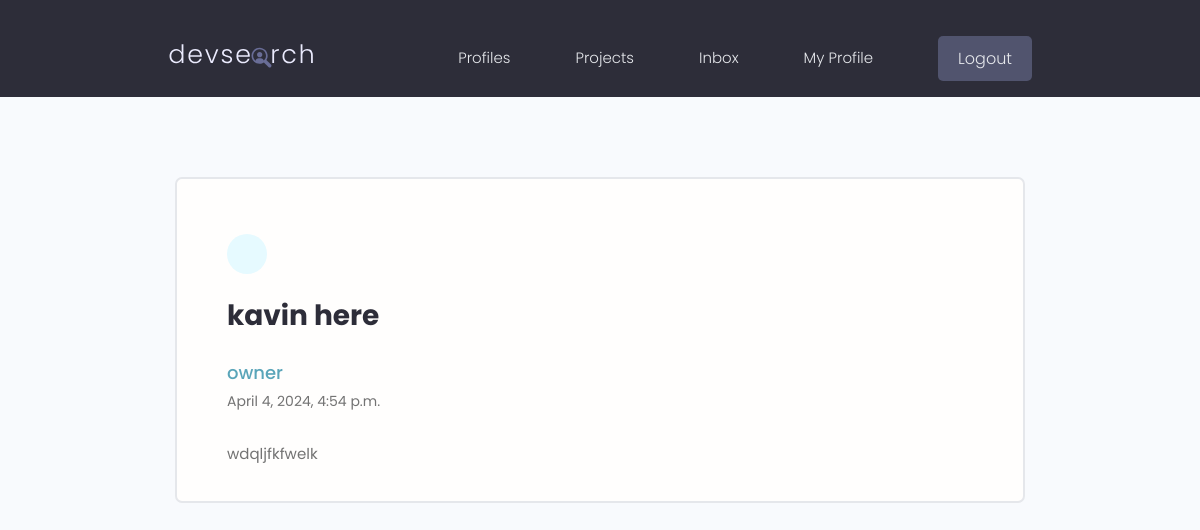
Screenshot of /viewbox/0ba15be0-e6af-4938-ac08-d14b62af2078/ (signed in) with the database file from the repository.
### userapp/models.py (models this page shows, shortened)
class Message(models.Model):
    sender = models.ForeignKey(
        profile, on_delete=models.SET_NULL, null=True, blank=True)
    recipient = models.ForeignKey(
        profile, on_delete=models.SET_NULL, null=True, blank=True, related_name="messages")
    subject = models.CharField(max_length=200, null=True, blank=True)
    body = models.TextField()
    read = models.BooleanField(default=False, null=True)
    create = models.DateTimeField(auto_now_add=True)
    id = models.UUIDField(default=uuid.uuid4, unique=True,
                          primary_key=True, editable=False)

class profile(models.Model):
    user=models.OneToOneField(User,on_delete=models.CASCADE,null=True,blank=True)
    name=models.CharField(max_length=250,blank=True,null=True)
    username=models.CharField(max_length=250,blank=True,null=True)
    email=models.EmailField(max_length=500,blank=True,null=True)
    About=models.CharField(max_length=500,blank=True,null=True,default=" ")
    Bio=models.TextField(blank=True,null=True)
    X_link=models.CharField(null=True,blank=True,max_length=500)
    Instagram_link=models.CharField(null=True,blank=True,max_length=500)
    Profile_img=models.ImageField(null=True,blank=True,upload_to='Profiles/',default='Profiles/OIP.jpg')
    Github_link=models.CharField(null=True,blank=True,max_length=500)
    created=models.DateTimeField(auto_now_add=True)
    id=models.UUIDField(primary_key=True,editable=False,default=uuid.uuid4,unique=True)
    def __str__(self):
        return str(self.user)

### userapp/views.py (the view)
# urls.py: path('viewbox/<str:pk>/',views.viewmsg,name='viewmsg'),
@login_required(login_url='login')
def viewmsg(request, pk):
    msg = Message.objects.get(id=pk)
    if  msg.read==False:
        msg.read = True
        msg.save()
    return render(request, 'userapp/message.html', {'msg': msg})

### userapp/templates/userapp/message.html (shortened to what this page needs)
{% include 'navbar.html' %}
  <main class="messagePage my-xl">
    <div class="content-box">
      <div class="message">
        <a class="backButton" href="{% url 'inbox' %}"></a>
        <h2 class="message__subject">{{msg.subject}}</h4>
          <a href="profile.html" class="message__author">{{msg.recipient}}</a>
          <p class="message__date">{{msg.create}}</p>
          <div class="message__body">
      {{ msg.body}}
          </div>
      </div>
    </div>
  </main>
</body>
</html>

### static/styles/main.css (style rules this page uses)
p { color:blue; }
a { display: block; text-align: center; margin-top: 20px; text-decoration: none; color: blue; }

### static/styles/app.css (style rules this page uses)
:root { --color-sub: #2d2d39; }
.content-box { width: 95%; max-width: 85rem; margin: 0 auto; }
.message { padding: 2.5rem 0; }
.message > a { display: flex; gap: 1rem; }
.message__author, .message__date { flex-basis: 25%; }
.message__subject { flex-basis: 50%; }
.message__date { text-align: right; }
.messagePage .message { list-style: none; background: var(--color-white); padding: 3.5rem 5rem; border: 2px solid var(--color-light); border-radius: 0.7rem; }
.messagePage .message__subject { font-size: 2.8rem; color: var(--color-sub); margin-bottom: 1rem; margin-top: 2rem; }
.messagePage .message__author { font-size: 1.8rem; font-weight: 500; }
.messagePage .message__date { font-size: 1.4rem; font-weight: 400; text-align: left; margin-bottom: 3rem; }
.backButton { background: var(--color-main-light); color: var(--color-main); width: 4rem; height: 4rem; display: flex; align-items: center; justify-content: center; border-radius: 50%; }

### static/uikit/styles/modules/_variables.css (style rules this page uses)
:root { --color-main: #5aa5b9; --color-main-light: #e6faff; --color-sub: #3f4156; --color-sub-light: #51546e; --color-sub-lighter: #ededfd; --color-text: #737373; --color-gray: #8b8b8b; --color-light: #e5e7eb; --color-light-gray: #767676; --color-bg: #f8fafd; --color-white: #fffefd; --color-white-light: #f3f3f3; --color-success: #359e64; --color-success-bg: #def8e8; --color-error: #fc4b0b; --color-error-bg: #fff2ee; --font-base: 'Poppins', arial, helvetica, 'Segoe UI', roboto, ubuntu, sans-serif; --font-monospace: 'Fira Code', 'Courier New', courier, monospace; --font-regular: 300; --font-medium: 500; --font-bold: 700; --generic-shadow: 1px 1px 5px #00000010; --generic-transition: all 0.3s ease-in-out; }

### static/uikit/styles/modules/_base.css (style rules this page uses)
* { margin: 0; padding: 0; box-sizing: border-box; text-rendering: optimizeLegibility; color: inherit; font-size: inherit; }
html { font-size: 50%; }
@media only screen and (min-width: 480px) { html { font-size: 56.25%; } }
@media only screen and (min-width: 1200px) { html { font-size: 62.5%; } }
body { line-height: 1.6; font-weight: 400; font-size: 1.5rem; color: var(--color-text); background-color: var(--color-bg); min-height: 100vh; }

### static/uikit/styles/modules/_typography.css (style rules this page uses)
* { font-family: var(--font-base); }
h2 { font-size: 3.6rem; font-weight: var(--font-bold); }
p, span, strong { font-size: 1.6rem; color: var(--color-text); font-weight: var(--font-regular); }
a { padding-bottom: 2px; text-decoration: none; display: inline-block; color: var(--color-main); font-weight: var(--font-medium); }

### static/uikit/styles/modules/_utilities.css (style rules this page uses)
.my-xl { margin: 8rem auto; }

### rows the page displays
Message: subject "kavin here", recipient "owner", create "April 4, 2024, 4:54 p.m.", body "wdqljfkfwelk"
